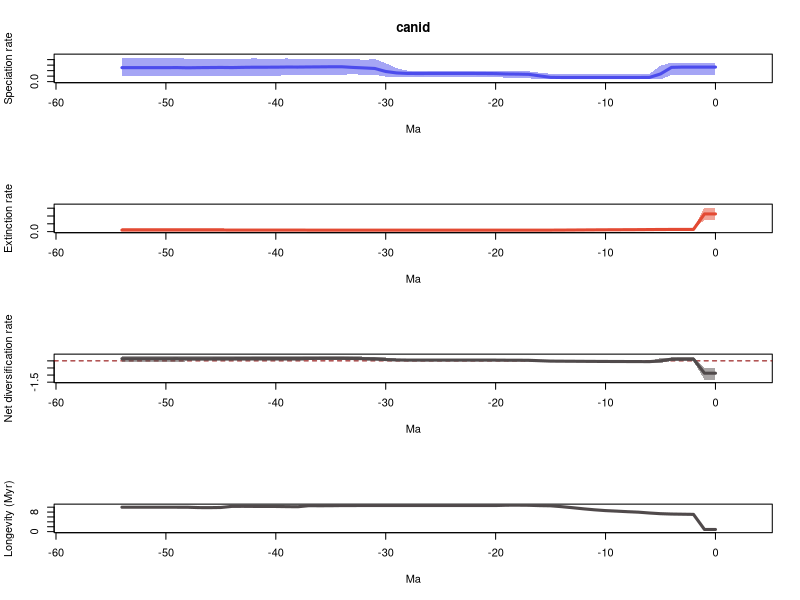

Generate this figure with R:
# 1 files combined:
# 	/home/eeb177-student/Desktop/eeb-177/lab-work/exercise-9/pyrate_mcmc_logs/canid_occ_1_marginal_rates.log

# 95% HPDs calculated using code from Biopy (https://www.cs.auckland.ac.nz/~yhel002/biopy/)

pdf(file='/home/eeb177-student/Desktop/eeb-177/lab-work/exercise-9/pyrate_mcmc_logs/canid_occ_1_marginal_rates_RTT.pdf',width=0.6*9, height=16.8)
par(mfrow=c(4,1))
library(scales)
L_hpd_m95=c(0.12858840504, 0.12858840504,0.12858840504,0.12858840504,0.120847098162,0.040480717641,0.040480717641,0.041815843813,0.040480717641,0.040480717641,0.040480717641,0.040480717641,0.040480717641,0.040480717641,0.040480717641,0.040480717641,0.041815843813,0.0610257022927,0.0681738254691,0.0681738254691,0.0891770448513,0.091696024774,0.0926465299385,0.0926465299385,0.0926465299385,0.0926465299385,0.0926465299385,0.0926465299385,0.091696024774,0.0891770448513,0.0891770448513,0.126973796231,0.123970595781,0.135027260139,0.123970595781,0.123970595781,0.123970595781,0.123970595781,0.122744865078,0.122744865078,0.101530352836,0.101530352836,0.108818014589,0.095550985127,0.095550985127,0.0946843928599,0.0946843928599,0.0946843928599,0.0946843928599,0.0946843928599,0.0946843928599,0.0946843928599,0.0946843928599,0.0946843928599,0.0946843928599)
L_hpd_M95=c(0.341464521793, 0.341464521793,0.341464521793,0.341464521793,0.344684332182,0.291490258212,0.143828683555,0.143828683555,0.139439243769,0.139439243769,0.139439243769,0.139439243769,0.139439243769,0.141269370148,0.141269370148,0.143828683555,0.163156507624,0.187571939735,0.187571939735,0.187571939735,0.197110130493,0.197222199563,0.197110130493,0.197110130493,0.197110130493,0.197110130493,0.197110130493,0.197222199563,0.197222199563,0.244926237062,0.335008034129,0.409996777883,0.396019818898,0.412998344151,0.409996777883,0.409996777883,0.412998344151,0.412998344151,0.412998344151,0.421676688186,0.412998344151,0.412998344151,0.423418864799,0.409996777883,0.409996777883,0.409996777883,0.409996777883,0.409996777883,0.412998344151,0.437022966881,0.428962379084,0.428962379084,0.428962379084,0.428962379084,0.428962379084)
M_hpd_m95=c(0.767319073883, 0.767319073883,0.0886526157912,0.0886526157912,0.0874203916025,0.0864345911484,0.0864345911484,0.07593471195,0.0784304508926,0.0756254641291,0.0756254641291,0.07593471195,0.0741032502043,0.0756254641291,0.0756254641291,0.0708551074739,0.0708551074739,0.0701769378632,0.0701769378632,0.0710144371663,0.0710144371663,0.0732542225324,0.0732542225324,0.0732542225324,0.0732542225324,0.0732542225324,0.0732542225324,0.0732542225324,0.0732542225324,0.0732542225324,0.0732542225324,0.0732542225324,0.0732542225324,0.0710144371663,0.0701769378632,0.0701769378632,0.0701769378632,0.0710144371663,0.0662624350021,0.0217400443916,0.0217400443916,0.0217400443916,0.0217400443916,0.0217400443916,0.0217400443916,0.0217400443916,0.0217400443916,0.0217400443916,0.0217400443916,0.0217400443916,0.0217400443916,0.0217400443916,0.0217400443916,0.0217400443916,0.0217400443916)
M_hpd_M95=c(1.53948408398, 1.53948408398,0.213710904628,0.205132282361,0.203763337136,0.201365446719,0.195933921672,0.172460223184,0.165595257781,0.162742178938,0.153320178262,0.15116035339,0.147620795036,0.141936423926,0.14231108627,0.128389484212,0.125977313357,0.119133051286,0.112021645181,0.112021645181,0.114062519433,0.115126670114,0.115126670114,0.115126670114,0.115126670114,0.115126670114,0.115126670114,0.115126670114,0.115126670114,0.115126670114,0.115126670114,0.115126670114,0.115126670114,0.114062519433,0.114062519433,0.120553036912,0.124289694505,0.125977313357,0.170536097742,0.163587599014,0.163587599014,0.163587599014,0.163587599014,0.163587599014,0.170536097742,0.211344420184,0.214705362929,0.214705362929,0.214705362929,0.214705362929,0.214705362929,0.214705362929,0.214705362929,0.214705362929,0.214705362929)
R_hpd_m95=c(-1.3291354947, -1.3291354947,-0.0136359323063,-0.0136359323063,-0.0136359323063,-0.13889182516,-0.13889182516,-0.13889182516,-0.111461803568,-0.111461803568,-0.102350531089,-0.0956717843666,-0.0900467610739,-0.0841500910752,-0.0812799907425,-0.0648616434704,-0.0538058077992,-0.0312119791629,-0.0191895357976,-0.0191895357976,-0.0153681687078,-0.00728346577971,-0.00157290903562,-0.00157290903562,-0.00157290903562,-0.00157290903562,-0.00157290903562,-0.00728346577971,-0.00728346577971,-0.0191895357976,-0.0212536093822,0.00594492119656,0.0341491256893,0.0527502686873,0.0501089966023,0.0401637484556,0.0362766560365,0.0362766560365,0.0112164146053,0.0112164146053,-0.0267805959424,-0.0267805959424,-0.0267805959424,-0.0222042587774,0.00578404232506,-0.0272695116167,-0.0272695116167,-0.0272695116167,-0.0272695116167,-0.0858473880581,-0.105953641538,-0.105953641538,-0.105953641538,-0.105953641538,-0.105953641538)
R_hpd_M95=c(-0.471879887473, -0.471879887473,0.240245490032,0.238912718129,0.238912718129,0.185095775376,0.0198442006776,0.0198442006776,0.0322896557639,0.0322896557639,0.0322896557639,0.0322896557639,0.0381403137795,0.0381403137795,0.0381403137795,0.0478965747545,0.0782245799901,0.094879174922,0.102585353429,0.101503481046,0.10630342198,0.11639435314,0.11639435314,0.11639435314,0.11639435314,0.11639435314,0.11639435314,0.11639435314,0.11639435314,0.160422766763,0.2423932522,0.290524985585,0.301285091588,0.334602295149,0.334602295149,0.334602295149,0.334602295149,0.334602295149,0.363821735923,0.363821735923,0.346343709284,0.346343709284,0.346343709284,0.346343709284,0.363821735923,0.363821735923,0.363821735923,0.363821735923,0.363821735923,0.358787499889,0.335763581213,0.335763581213,0.335763581213,0.335763581213,0.335763581213)
L_mean=c(0.264235084999, 0.264235084999,0.264235084999,0.264235084999,0.259242754703,0.139712526896,0.0766740474605,0.0753091409178,0.0747100880892,0.0747100880892,0.0747567529305,0.0748083155745,0.0748320137292,0.0751122970215,0.0752042171969,0.0778693641338,0.104661551559,0.132363293773,0.136791685156,0.138929365233,0.145536718636,0.147395096697,0.148428187048,0.148428187048,0.148428187048,0.148428187048,0.148428187048,0.147935419367,0.148602685105,0.157844516175,0.184002325006,0.239064336238,0.249253949757,0.258193804342,0.270272835047,0.270020783268,0.268159465939,0.266617090868,0.264493043001,0.264987951587,0.26262157011,0.261909856698,0.261749350066,0.259356022643,0.255400094621,0.257996497086,0.256158693281,0.254491384111,0.251299693755,0.255548775141,0.254150561118,0.254150561118,0.253939864129,0.253939864129,0.253939864129)
M_mean=c(1.13308393545, 1.13308393545,0.141799544299,0.140473338455,0.13914721324,0.136406349926,0.131439064087,0.125776583647,0.122747183289,0.119323283343,0.116393415514,0.112156257324,0.10733956292,0.102296940148,0.0979973618281,0.0947198660833,0.0940780939621,0.0928707785829,0.0925063607117,0.0926178311449,0.0937356813201,0.0936518005238,0.0936518005238,0.0936518005238,0.0936944258188,0.0936944258188,0.0936944258188,0.0936944258188,0.0936944258188,0.0936944258188,0.0936944258188,0.0936944258188,0.0936944258188,0.0938251117551,0.0938917193818,0.0943898169228,0.0945773103695,0.0943393013288,0.0982925013049,0.0978706817935,0.0972504143474,0.0970304664657,0.0970246200791,0.0967086329133,0.0969084643277,0.101342950603,0.102014443206,0.101811978848,0.100347436536,0.10017191293,0.10017191293,0.10017191293,0.10017191293,0.10017191293,0.10017191293)
R_mean=c(-0.868848850455, -0.868848850455,0.1224355407,0.123761746544,0.120095541463,0.00330617697005,-0.0547650166269,-0.0504674427291,-0.0480370952,-0.0446131952534,-0.0416366625831,-0.0373479417495,-0.032507549191,-0.0271846431264,-0.0227931446313,-0.0168505019495,0.0105834575966,0.0394925151903,0.0442853244447,0.0463115340879,0.0518010373157,0.0537432961731,0.0547763865237,0.0547763865237,0.0547337612288,0.0547337612288,0.0547337612288,0.0542409935485,0.0549082592864,0.0641500903563,0.0903078991876,0.145369910419,0.155559523939,0.164368692587,0.176381115665,0.175630966345,0.173582155569,0.17227778954,0.166200541696,0.167117269793,0.165371155763,0.164879390232,0.164724729986,0.16264738973,0.158491630294,0.156653546483,0.154144250075,0.152679405264,0.15095225722,0.15537686221,0.153978648188,0.153978648188,0.153767951198,0.153767951198,0.153767951198)
trans=0.5
age=(0:(55-1))* -1
plot(age,age,type = 'n', ylim = c(0, 0.480725263569), xlim = c(-57.75,2.75), ylab = 'Speciation rate', xlab = 'Ma',main='canid' )
polygon(c(age, rev(age)), c(L_hpd_M95, rev(L_hpd_m95)), col = alpha("#4c4cec",trans), border = NA)
lines(rev(age), rev(L_mean), col = "#4c4cec", lwd=3)
plot(age,age,type = 'n', ylim = c(0, 1.69343249237), xlim = c(-57.75,2.75), ylab = 'Extinction rate', xlab = 'Ma' )
polygon(c(age, rev(age)), c(M_hpd_M95, rev(M_hpd_m95)), col = alpha("#e34a33",trans), border = NA)
lines(rev(age), rev(M_mean), col = "#e34a33", lwd=3)
plot(age,age,type = 'n', ylim = c(-1.46204904417, 0.400203909516), xlim = c(-57.75,2.75), ylab = 'Net diversification rate', xlab = 'Ma' )
abline(h=0,lty=2,col="darkred")
polygon(c(age, rev(age)), c(R_hpd_M95, rev(R_hpd_m95)), col = alpha("#504A4B",trans), border = NA)
lines(rev(age), rev(R_mean), col = "#504A4B", lwd=3)
plot(age,age,type = 'n', ylim = c(0, max(1/M_mean)), xlim = c(-57.75,2.75), ylab = 'Longevity (Myr)', xlab = 'Ma' )
lines(rev(age), rev(1/M_mean), col = "#504A4B", lwd=3)
n <- dev.off()